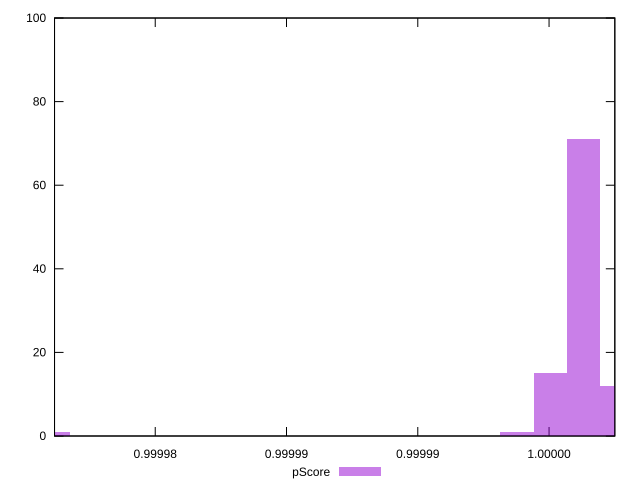

Write the gnuplot code that produced this figure.
reset

$pScore <<EOF
0.9999975655946571 12
0.9999963035690184 71
0.9999950415433795 15
0.9999761111587965 1
0.9999937795177406 1
EOF

set key outside below
set boxwidth 0.0000012620256388637415
set xrange [0.9999761645434592:0.999997505055432]
set yrange [0:100]
set trange [0:100]
set style fill transparent solid 0.5 noborder
set terminal svg size 640, 490 enhanced background rgb 'white'
set output "report_00008_2021-01-22T20:58:29.167/mainthread-work-breakdown/samples/pages+cached+noexternal+nofonts+nosvg+noimg+nocss/pScore/histogram.svg"

plot $pScore title "pScore" with boxes

reset
